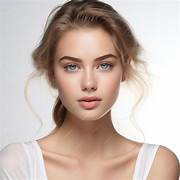
#> input picture data/face.jpeg, 180 x 180 px, found by its file name
$ python 11.py
#> lines starting #> are read from the running program, lines starting #| are printed output that depends on the picture
import cv2
import numpy as np
import matplotlib.pyplot as plt

# ---- Paths ----
left_image_path = r"data\face.jpeg"
right_image_path = r"data\car.jpeg"

# ---- Load images in grayscale ----
left_img = cv2.imread(left_image_path, cv2.IMREAD_GRAYSCALE)
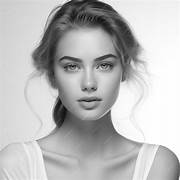
#> left_img: shape (180, 180); min 0, max 255, mean 187.9
right_img = cv2.imread(right_image_path, cv2.IMREAD_GRAYSCALE)
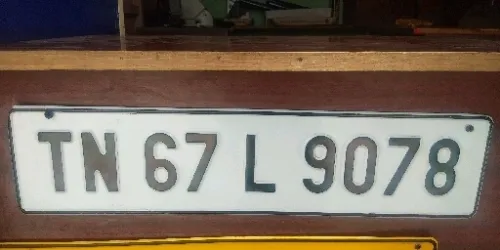
#> input picture data/car.jpeg, 500 x 250 px, found by its file name
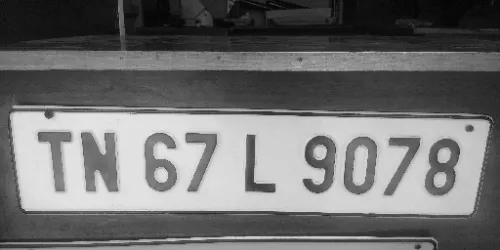
#> right_img: shape (250, 500); min 1, max 234, mean 112.1

# Ensure both images are loaded
if left_img is None or right_img is None:
    raise FileNotFoundError("Check image paths.")

# Resize right image if needed
if left_img.shape != right_img.shape:
    right_img = cv2.resize(right_img, (left_img.shape[1], left_img.shape[0]))
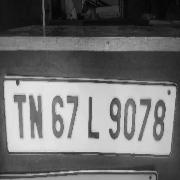
#> right_img: shape (180, 180); min 3, max 229, mean 112

# ---- StereoSGBM parameters ----
stereo = cv2.StereoSGBM_create(
    minDisparity=0,
    numDisparities=16,
    blockSize=5
)

# ---- Compute disparity map ----
disparity = stereo.compute(left_img, right_img).astype(np.float32) / 16.0
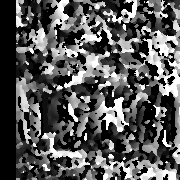
#> disparity: shape (180, 180) float32; min -1, max 15, mean 4.51; drawn with min black and max white

# Normalize for visualization
disp_norm = cv2.normalize(disparity, None, 0, 255, cv2.NORM_MINMAX).astype(np.uint8)

# ---- Display results ----
plt.figure(figsize=(12, 5))
plt.subplot(1, 3, 1)
plt.title("Left Image")
plt.imshow(left_img, cmap='gray')
plt.axis('off')

plt.subplot(1, 3, 2)
plt.title("Right Image")
plt.imshow(right_img, cmap='gray')
plt.axis('off')

plt.subplot(1, 3, 3)
plt.title("Disparity Map")
plt.imshow(disp_norm, cmap='plasma')
plt.axis('off')

plt.tight_layout()
plt.show()
